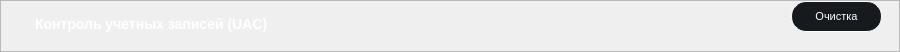
      <widget class="QFrame" name="frame_UAC">
       <property name="geometry">
        <rect>
         <x>10</x>
         <y>469</y>
         <width>900</width>
         <height>45</height>
        </rect>
       </property>
       <property name="minimumSize">
        <size>
         <width>900</width>
         <height>0</height>
        </size>
       </property>
       <property name="maximumSize">
        <size>
         <width>900</width>
         <height>45</height>
        </size>
       </property>
       <property name="styleSheet">
        <string notr="true">/* styles.qss */

#frame_UAC {
    background-color: #161A1E;
    border-radius: 15px; /* Установите значение по вашему усмотрению для достижения овальной формы */
}
</string>
       </property>
       <property name="frameShape">
        <enum>QFrame::StyledPanel</enum>
       </property>
       <property name="frameShadow">
        <enum>QFrame::Raised</enum>
       </property>
       <layout class="QHBoxLayout" name="horizontalLayout_10">
        <property name="spacing">
         <number>0</number>
        </property>
        <property name="leftMargin">
         <number>0</number>
        </property>
        <property name="topMargin">
         <number>0</number>
        </property>
        <property name="rightMargin">
         <number>0</number>
        </property>
        <property name="bottomMargin">
         <number>0</number>
        </property>
        <item>
         <widget class="QFrame" name="frame_10">
          <property name="minimumSize">
           <size>
            <width>0</width>
            <height>50</height>
           </size>
          </property>
          <property name="styleSheet">
           <string notr="true">background-color: transparent;</string>
          </property>
          <property name="frameShape">
           <enum>QFrame::StyledPanel</enum>
          </property>
          <property name="frameShadow">
           <enum>QFrame::Raised</enum>
          </property>
          <widget class="QPushButton" name="pushWindowsUAC">
           <property name="geometry">
            <rect>
             <x>790</x>
             <y>0</y>
             <width>91</width>
             <height>31</height>
            </rect>
           </property>
           <property name="minimumSize">
            <size>
             <width>91</width>
             <height>31</height>
            </size>
           </property>
           <property name="maximumSize">
            <size>
             <width>91</width>
             <height>31</height>
            </size>
           </property>
           <property name="baseSize">
            <size>
             <width>0</width>
             <height>0</height>
            </size>
           </property>
           <property name="styleSheet">
            <string notr="true">/* styles.qss */

QPushButton {
    background-color: #161A1E;
    border-radius: 15px;
    color: white; /* Установите цвет текста */
    font-size: 11px; /* Установите размер шрифта */
    padding: 10px 20px; /* Установите отступы */
    border: 1px solid white; /* Уменьшаем толщину обводки до 1 пикселя */
}

QPushButton:hover {
    background-color: #2C3236;
    transition: background-color 0.3s ease;
}
</string>
           </property>
           <property name="text">
            <string>Очистка</string>
           </property>
          </widget>
          <widget class="QLabel" name="labelTextUAC">
           <property name="geometry">
            <rect>
             <x>30</x>
             <y>10</y>
             <width>341</width>
             <height>21</height>
            </rect>
           </property>
           <property name="styleSheet">
            <string notr="true">/* styles.qss */

QLabel {
    color: white; /* Установите цвет текста в белый */
    font-size: 14px; /* Установите размер шрифта в 14 пикселей */
    font-family: &quot;Times New Roman&quot;; /* Установите тип шрифта по вашему выбору */
    font-weight: bold; /* Установите жирность шрифта (если нужно) */
    margin-top: 5px; /* Опустить текст на 10 пикселей вниз */
}
</string>
           </property>
           <property name="text">
            <string>Контроль учетных записей (UAC)</string>
           </property>
          </widget>
          <widget class="QLabel" name="labelWindowsUAC">
           <property name="geometry">
            <rect>
             <x>616</x>
             <y>10</y>
             <width>101</width>
             <height>20</height>
            </rect>
           </property>
           <property name="text">
            <string/>
           </property>
          </widget>
         </widget>
        </item>
       </layout>
      </widget>
